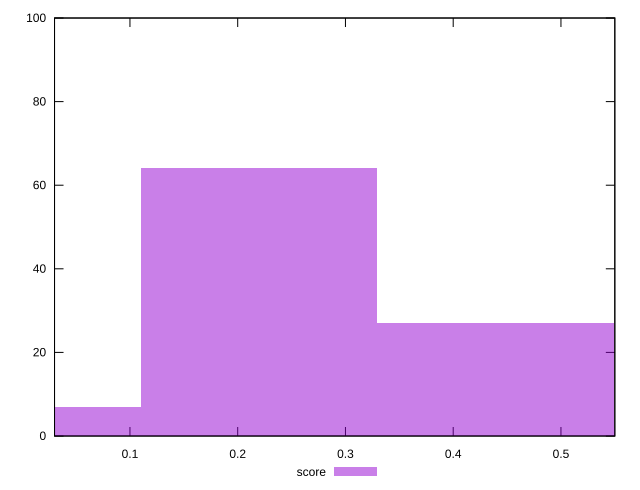

Generate this figure with gnuplot:
reset

$score <<EOF
0 7
0.21970310284638228 64
0.43940620569276456 27
0.6591093085391468 2
EOF

set key outside below
set boxwidth 0.21970310284638228
set xrange [0.03:0.55]
set yrange [0:100]
set trange [0:100]
set style fill transparent solid 0.5 noborder
set terminal svg size 640, 490 enhanced background rgb 'white'
set output "report_00009_2021-02-08T22-37-41.559Z/estimated-input-latency/samples/pages/score/histogram.svg"

plot $score title "score" with boxes

reset
